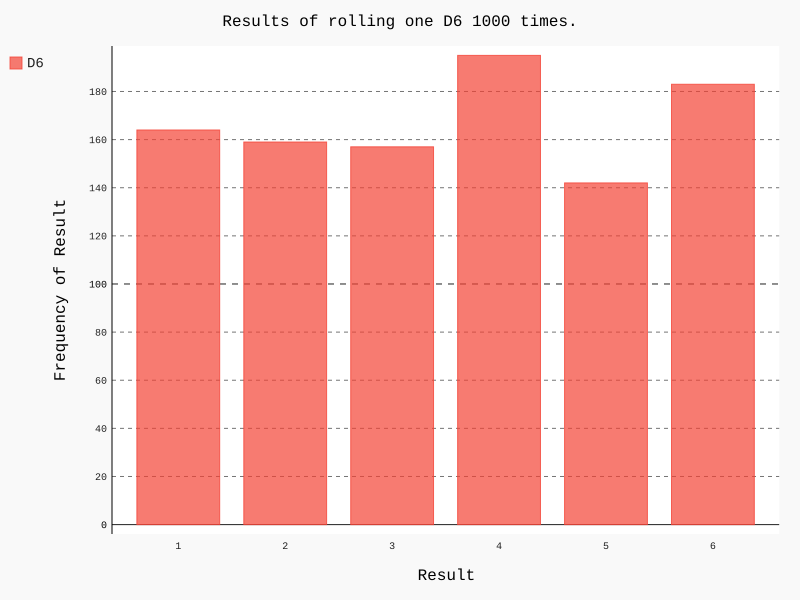

Source code (Python):
import pygal

from die import Die

# Create a D6
die = Die()

# Make some rolls, and store results in a list.
results = []
for roll_num in range(1000):
    result = die.roll()
    results.append(result)

# Analyze the results.
frequencies = []
for value in range(1, die.num_sides+1):
    frequency = results.count(value)
    frequencies.append(frequency)

# Visualize the results.
hist = pygal.Bar()

hist.title = "Results of rolling one D6 1000 times."
hist.x_labels = ['1', '2', '3', '4', '5', '6']
hist.x_title = "Result"
hist.y_title = "Frequency of Result"

hist.add("D6", frequencies)
hist.render_to_file("die_visual.svg")
